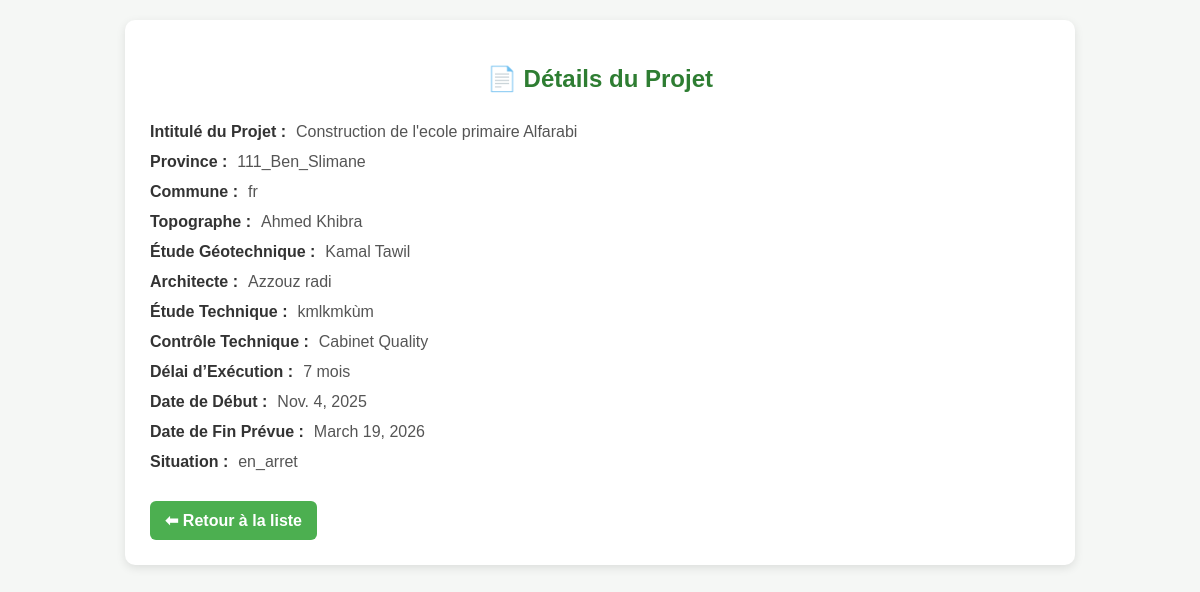
Screenshot of /projet/7/ (signed in) with the database file from the repository.
### projets/models.py (models this page shows, shortened)
class Projet(models.Model):
    SITUATION_CHOICES = [
        ('en_cours', 'En Cours'),
        ('acheve', 'Achevé'),
        ('en_arret', 'En Arrêt'),
    ]
    intitule = models.CharField("Intitulé du Projet", max_length=255)
    province = models.CharField(max_length=100)
    commune = models.CharField(max_length=100)
    topographe = models.CharField("Topographe", max_length=150, blank=True, null=True)
    etude_geotechnique = models.CharField("Étude Géotechnique", max_length=150, blank=True, null=True)
    architecte = models.CharField("Architecte", max_length=150, blank=True, null=True)
    etude_technique = models.CharField("Étude Technique", max_length=150, blank=True, null=True)
    control_technique = models.CharField("Contrôle Technique", max_length=150, blank=True, null=True)
    delai_execution = models.CharField("Délai d’Exécution", max_length=100, blank=True, null=True)
    date_debut = models.DateField("Date de Début")
    date_fin_prevue = models.DateField("Date de Fin Prévue")
    situation = models.CharField("Situation", max_length=20, choices=SITUATION_CHOICES, default='en_cours')
    latitude = models.FloatField(blank=True, null=True)
    longitude = models.FloatField(blank=True, null=True)
    nom = models.CharField(max_length=200, blank=True, null=True)
    budget = models.DecimalField(max_digits=12, decimal_places=2, blank=True, null=True)
    taux_avancement = models.IntegerField(default=0, blank=True, null=True)
    statut = models.CharField(max_length=50, blank=True, null=True)

### projets/views.py (the view)
# urls.py: path('projet/<int:projet_id>/', views.projet_detail, name='projet_detail'),
@login_required
def projet_detail(request, projet_id):
    projet = get_object_or_404(Projet, id=projet_id)
    return render(request, 'projets/projet_detail.html', {'projet': projet})

### projets/templates/projets/projet_detail.html (shortened to what this page needs)
<!DOCTYPE html>
<html lang="fr">
<head>
</head>
<body>
  <div class="container">
    <h2>📄 Détails du Projet</h2>
    <div class="field"><span class="label">Intitulé du Projet :</span><span class="value">{{ projet.intitule }}</span></div>
    <div class="field"><span class="label">Province :</span><span class="value">{{ projet.province }}</span></div>
    <div class="field"><span class="label">Commune :</span><span class="value">{{ projet.commune }}</span></div>
    <div class="field"><span class="label">Topographe :</span><span class="value">{{ projet.topographe }}</span></div>
    <div class="field"><span class="label">Étude Géotechnique :</span><span class="value">{{ projet.etude_geotechnique }}</span></div>
    <div class="field"><span class="label">Architecte :</span><span class="value">{{ projet.architecte }}</span></div>
    <div class="field"><span class="label">Étude Technique :</span><span class="value">{{ projet.etude_technique }}</span></div>
    <div class="field"><span class="label">Contrôle Technique :</span><span class="value">{{ projet.control_technique }}</span></div>
    <div class="field"><span class="label">Délai d’Exécution :</span><span class="value">{{ projet.delai_execution }}</span></div>
    <div class="field"><span class="label">Date de Début :</span><span class="value">{{ projet.date_debut }}</span></div>
    <div class="field"><span class="label">Date de Fin Prévue :</span><span class="value">{{ projet.date_fin_prevue }}</span></div>
    <div class="field"><span class="label">Situation :</span><span class="value">{{ projet.situation }}</span></div>
    <br>
    <a href="{% url 'liste_suivi_projets' %}" class="btn">⬅ Retour à la liste</a>
  </div>
</body>
</html>

### projets/templates/projets/projet_detail.html (style rules this page uses)
body { font-family: Arial, sans-serif; background: #f5f7f5; margin: 0; padding: 20px; }
.container { max-width: 900px; margin: auto; background: white; padding: 25px; border-radius: 10px; box-shadow: 0 3px 10px rgba(0,0,0,0.1); }
h2 { color: #2E7D32; text-align: center; margin-bottom: 30px; }
.field { margin-bottom: 12px; }
.label { font-weight: bold; color: #333; }
.value { margin-left: 10px; color: #555; }
.btn { display: inline-block; background: #4CAF50; color: white; padding: 10px 15px; border-radius: 6px; text-decoration: none; font-weight: bold; }

### rows the page displays
Projet: intitule "Construction de l'ecole primaire Alfarabi", province "111_Ben_Slimane", commune "fr", topographe "Ahmed Khibra", etude_geotechnique "Kamal Tawil", architecte "Azzouz radi", etude_technique "kmlkmkùm", control_technique "Cabinet Quality", delai_execution "7 mois", date_debut "Nov. 4, 2025", date_fin_prevue "March 19, 2026", situation "en_arret"
